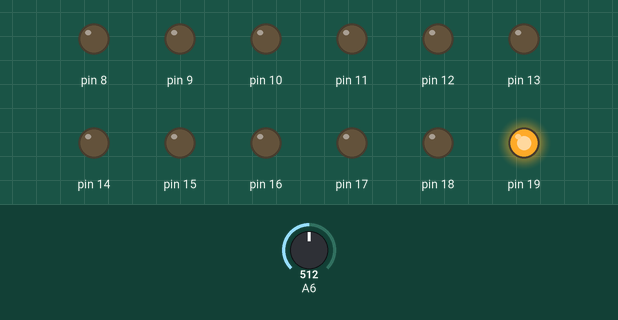
Recording of a sketch running on a simulated Arduino Nano, built with avr-gcc and run on an emulated ATmega328P. On the bench: output pins drawn as LEDs (lit = HIGH). The test bench sets the inputs (shaded band); at power-on: A6 = 512.

Above: at 1.2 s.
1.3 s: A6 set to 542
At 2.5 s:
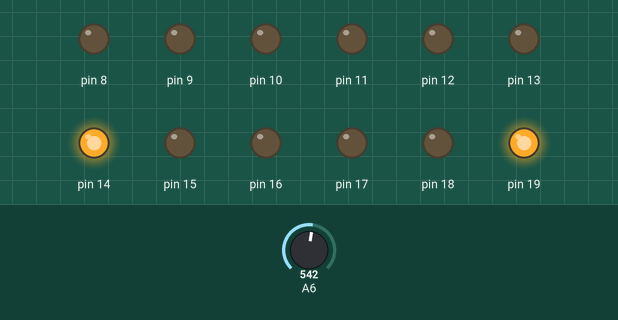
2.8 s: A6 set to 511
At 3.7 s:
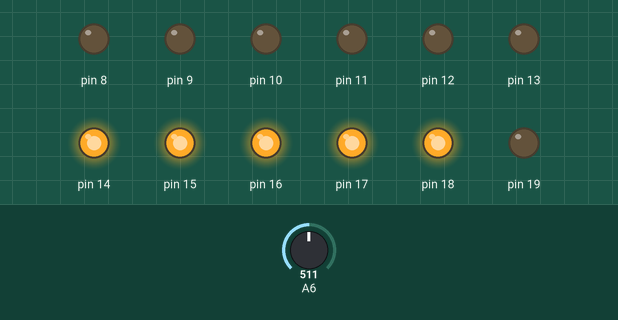
4.3 s: A6 set to 484
At 4.8 s:
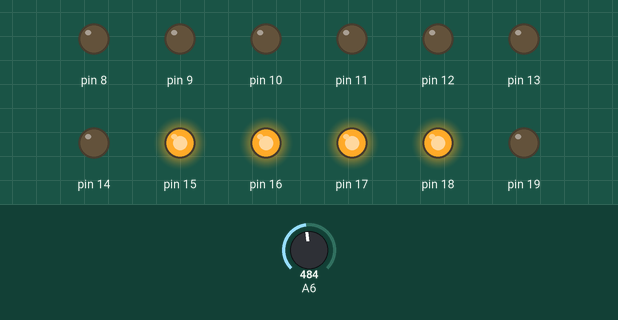
5.8 s: A6 set to 306
At 7.0 s:
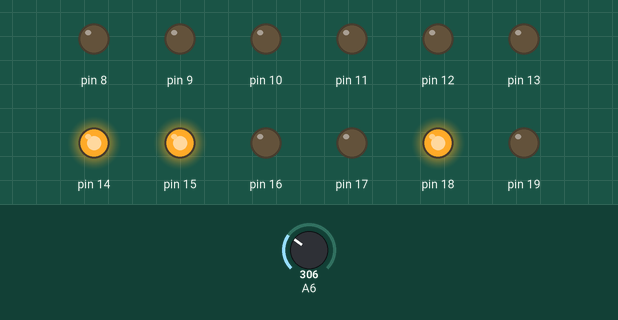
7.3 s: A6 set to 303
At 8.3 s:
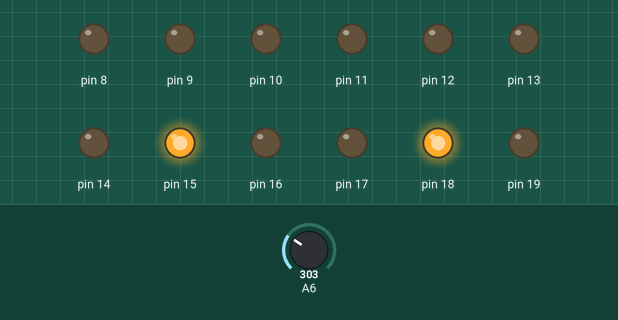
Timing chart, 0 to 9.8 s (numbered marks = the images above; inputs shaded):
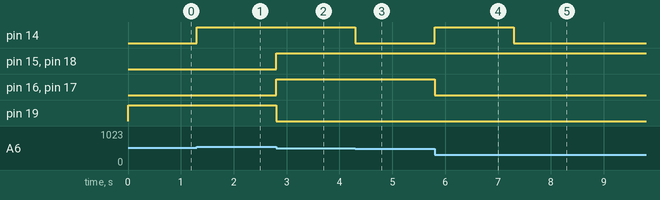

The sketch:

analog.ino
```cpp
// the setup function runs once when you press reset or power the board

word ADCval = 0;

void setup() {

    // initialize Ports B and C pins 0-5 as outputs.

    DDRB = 0b00111111;
    DDRC = 0b00111111;

    PORTB = 0; // both ports start from zero
    PORTC = 0;
}

// the loop function runs over and over again forever

void loop() {

    PORTC = (analogRead(A6)) / 16; // and that’s the active bit of the programme!
}
```

Measured:
- the behaviour switches between 527 and 528 on A6 (found by bisection; images 0 and 1)
- the behaviour switches between 496 and 495 on A6 (found by bisection; images 2 and 3)
- the behaviour switches between 304 and 303 on A6 (found by bisection; images 4 and 5)
- after the input at 1.3 s, pin 14: LOW → HIGH at once
- after the input at 2.8 s, pin 15–18: LOW → HIGH at once; pin 19: HIGH → LOW at once
- after the input at 4.3 s, pin 14: HIGH → LOW at once
- after the input at 5.8 s, pin 14: LOW → HIGH at once; pin 16, pin 17: HIGH → LOW at once
- after the input at 7.3 s, pin 14: HIGH → LOW at once
